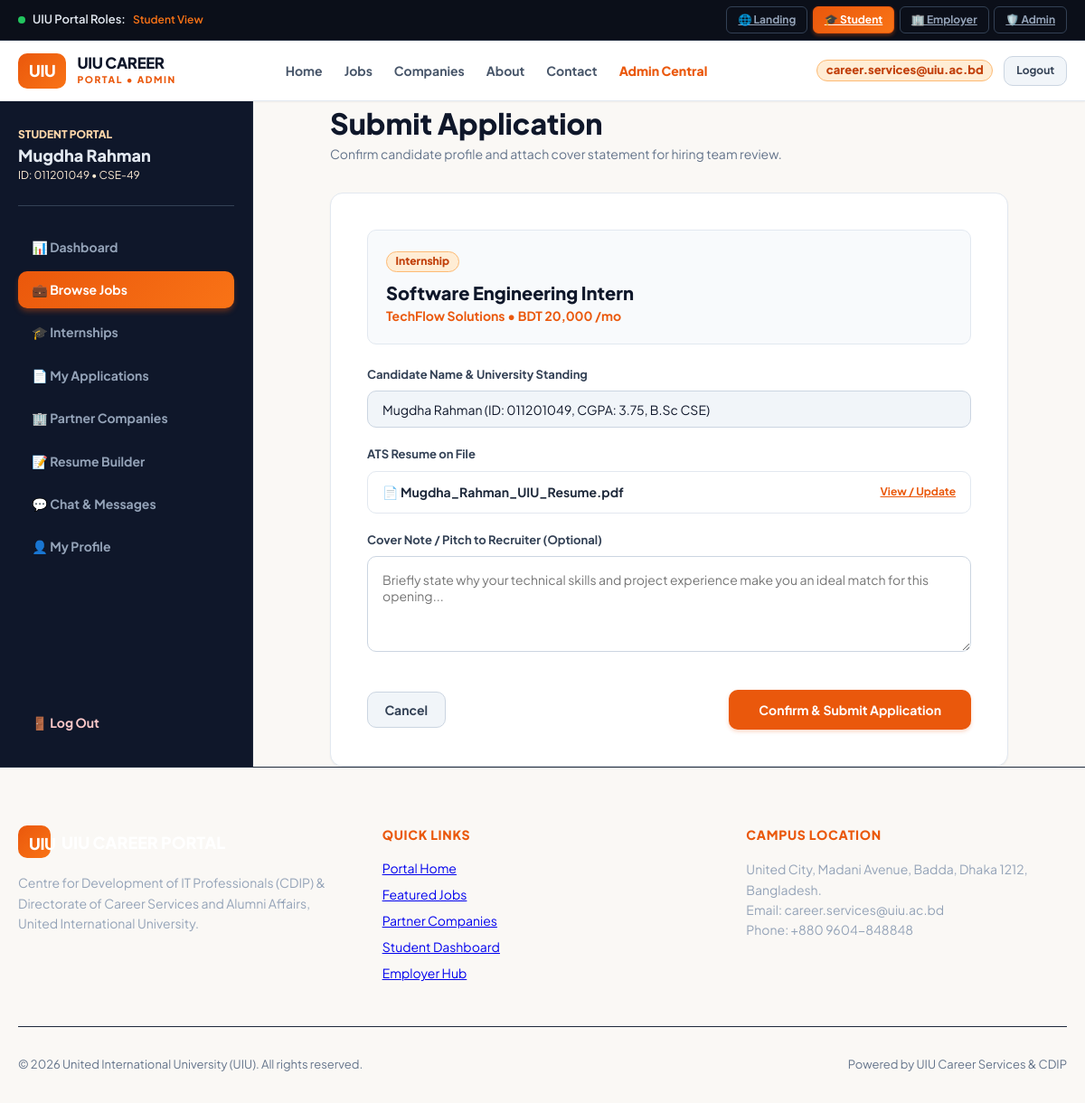
/student/apply.php (signed in), run on the app's committed database.
### tables this page shows
CREATE TABLE `jobs` (
  `id` INT AUTO_INCREMENT PRIMARY KEY,
  `company_id` INT NOT NULL,
  `title` VARCHAR(200) NOT NULL,
  `department` VARCHAR(50) NOT NULL DEFAULT 'CSE',
  `type` ENUM('Full-time', 'Internship', 'Contract', 'Part-time') NOT NULL DEFAULT 'Full-time',
  `workplace` ENUM('On-site', 'Remote', 'Hybrid') NOT NULL DEFAULT 'Hybrid',
  `location` VARCHAR(150) NOT NULL DEFAULT 'Dhaka, Bangladesh',
  `salary` VARCHAR(100) NOT NULL,
  `stipend_numeric` INT NOT NULL DEFAULT 0,
  `deadline` DATE NOT NULL,
  `skills` TEXT NOT NULL,
  `description` TEXT NOT NULL,
  `requirements` TEXT NOT NULL,
  `responsibilities` TEXT NOT NULL,
  `status` ENUM('Approved', 'Pending', 'Rejected') NOT NULL DEFAULT 'Approved',
  `featured` TINYINT(1) DEFAULT 0,
  `applicants_count` INT DEFAULT 0,
  `created_at` TIMESTAMP DEFAULT CURRENT_TIMESTAMP,
  FOREIGN KEY (`company_id`) REFERENCES `companies`(`id`) ON DELETE CASCADE
);

CREATE TABLE `companies` (
  `id` INT AUTO_INCREMENT PRIMARY KEY,
  `user_id` INT NULL UNIQUE,
  `name` VARCHAR(150) NOT NULL,
  `sector` VARCHAR(100) NOT NULL,
  `industry` VARCHAR(100) NOT NULL,
  `location` VARCHAR(150) NOT NULL,
  `website` VARCHAR(255) NOT NULL,
  `email` VARCHAR(150) NOT NULL,
  `phone` VARCHAR(50) NOT NULL,
  `description` TEXT,
  `verified` TINYINT(1) DEFAULT 0,
  `status` ENUM('Verified', 'Pending', 'Rejected') DEFAULT 'Pending',
  `health_score` INT DEFAULT 90,
  `logo` VARCHAR(255) DEFAULT 'default-company.png',
  `created_at` TIMESTAMP DEFAULT CURRENT_TIMESTAMP
);

### includes/functions.php (called while the page is built, shortened)
<?php
function get_app_root() {
    $script_dir = str_replace('\\', '/', dirname($_SERVER['SCRIPT_NAME'] ?? ''));
    $app_root = preg_replace('#/(student|company|admin|guest|api|includes|config|src)$#i', '', $script_dir);
    if ($app_root === '/' || $app_root === '') {
        return '';
    }
    return rtrim($app_root, '/');
}

### student/apply.php (the view, shortened to what this page needs)
<?php
require_once __DIR__ . '/../includes/functions.php';
$job_id = (int)($_GET['id'] ?? $_POST['job_id'] ?? 1);
$pdo = get_db_connection();
$job = null;
$success = '';
if ($pdo && $job_id > 0) {
    $stmt = $pdo->prepare("SELECT j.*, c.name as company_name FROM jobs j JOIN companies c ON j.company_id = c.id WHERE j.id = ?");
    $stmt->execute([$job_id]);
    $job = $stmt->fetch();
}
require_once __DIR__ . '/../includes/header.php';
require_once __DIR__ . '/../includes/navbar.php';
?>
<div class="portal-layout">
  <aside class="portal-sidebar">
    <div>
      <div class="sidebar-brand">
        <div style="font-size: 0.75rem; text-transform: uppercase; font-weight: 800; color: #fed7aa;">Student Portal</div>
        <div style="font-size: 1.125rem; font-weight: 900;">Mugdha Rahman</div>
        <div style="font-size: 0.75rem; color: #ffedd5;">ID: 011201049 • CSE-49</div>
      </div>
      <ul class="sidebar-menu">
        <li><a href="<?= $app_root ?>/student/dashboard.php" class="sidebar-link">📊 Dashboard</a></li>
        <li><a href="<?= $app_root ?>/student/jobs.php" class="sidebar-link active">💼 Browse Jobs</a></li>
        <li><a href="<?= $app_root ?>/student/internships.php" class="sidebar-link">🎓 Internships</a></li>
        <li><a href="<?= $app_root ?>/student/applications.php" class="sidebar-link">📄 My Applications</a></li>
        <li><a href="<?= $app_root ?>/student/companies.php" class="sidebar-link">🏢 Partner Companies</a></li>
        <li><a href="<?= $app_root ?>/student/resume.php" class="sidebar-link">📝 Resume Builder</a></li>
        <li><a href="<?= $app_root ?>/student/chat.php" class="sidebar-link">💬 Chat & Messages</a></li>
        <li><a href="<?= $app_root ?>/student/profile.php" class="sidebar-link">👤 My Profile</a></li>
      </ul>
    </div>
    <div>
      <a href="<?= $app_root ?>/logout.php" class="sidebar-link" style="color: #fecaca;">🚪 Log Out</a>
    </div>
  </aside>
  <main class="portal-content">
    <div style="max-width: 750px; margin: 0 auto;">
      <div style="margin-bottom: 2rem;">
        <h1 style="font-size: 2rem; font-weight: 900; color: var(--slate-900);">Submit Application</h1>
        <p style="color: var(--slate-500); font-size: 0.875rem;">Confirm candidate profile and attach cover statement for hiring team review.</p>
      </div>
      <?php if (empty($success)): ?>
        <div class="job-card" style="padding: 2.5rem;">
          <div style="background-color: var(--slate-50); border: 1px solid var(--slate-200); border-radius: var(--radius-md); padding: 1.25rem; margin-bottom: 1.5rem;">
            <span class="badge badge-orange"><?= htmlspecialchars($job['type']) ?></span>
            <h3 style="font-size: 1.25rem; font-weight: 900; margin-top: 0.5rem; color: var(--slate-900);"><?= htmlspecialchars($job['title']) ?></h3>
            <p style="color: var(--primary); font-weight: 700; font-size: 0.875rem;"><?= htmlspecialchars($job['company_name']) ?> • <?= htmlspecialchars($job['salary']) ?></p>
          </div>
          <form method="POST" action="apply.php" style="display: flex; flex-direction: column; gap: 1.25rem;">
            <div>
              <label style="display: block; font-size: 0.8125rem; font-weight: 700; color: var(--slate-700); margin-bottom: 0.5rem;">
                Candidate Name & University Standing
              </label>
              <input type="text" readonly value="Mugdha Rahman (ID: 011201049, CGPA: 3.75, B.Sc CSE)" class="search-input" style="padding-left: 1rem; background-color: var(--slate-100);">
            </div>
            <div>
              <label style="display: block; font-size: 0.8125rem; font-weight: 700; color: var(--slate-700); margin-bottom: 0.5rem;">
                ATS Resume on File
              </label>
              <div style="display: flex; align-items: center; justify-content: space-between; padding: 0.75rem 1rem; border: 1px solid var(--slate-200); border-radius: var(--radius-md); background: #ffffff;">
                <span style="font-size: 0.875rem; font-weight: 700; color: var(--slate-800);">📄 Mugdha_Rahman_UIU_Resume.pdf</span>
                <a href="<?= $app_root ?>/student/resume.php" style="color: var(--primary); font-size: 0.75rem; font-weight: 700; text-decoration: underline;">View / Update</a>
              </div>
            </div>
            <div>
              <label style="display: block; font-size: 0.8125rem; font-weight: 700; color: var(--slate-700); margin-bottom: 0.5rem;">
                Cover Note / Pitch to Recruiter (Optional)
              </label>
              <textarea name="cover_note" rows="4" class="search-input" style="padding: 1rem; width: 100%; height: auto;" placeholder="Briefly state why your technical skills and project experience make you an ideal match for this opening..."></textarea>
            </div>
            <div style="display: flex; justify-content: space-between; align-items: center; margin-top: 1rem;">
              <a href="<?= $app_root ?>/student/job_details.php?id=<?= $job['id'] ?>" class="btn btn-secondary">
                Cancel
              </a>
              <button type="submit" name="confirm_apply" class="btn btn-primary" style="padding: 0.75rem 2rem;">
                Confirm & Submit Application
              </button>
            </div>
          </form>
        </div>
      <?php endif; ?>
    </div>
  </main>
</div>
<?php require_once __DIR__ . '/../includes/footer.php'; ?>

### src/css/style.css (style rules this page uses)
:root { --primary: #ea580c; --primary-hover: #c2410c; --primary-light: #fff7ed; --primary-border: #fed7aa; --secondary: #0f172a; --secondary-light: #1e293b; --slate-50: #f8fafc; --slate-100: #f1f5f9; --slate-200: #e2e8f0; --slate-300: #cbd5e1; --slate-400: #94a3b8; --slate-500: #64748b; --slate-600: #475569; --slate-700: #334155; --slate-800: #1e293b; --slate-900: #0f172a; --success: #10b981; --success-bg: #ecfdf5; --warning: #f59e0b; --warning-bg: #fffbeb; --danger: #ef4444; --danger-bg: #fef2f2; --info: #3b82f6; --info-bg: #eff6ff; --radius-sm: 6px; --radius-md: 10px; --radius-lg: 14px; --radius-xl: 20px; --shadow-sm: 0 1px 2px 0 rgb(0 0 0 / 0.05); --shadow-md: 0 4px 6px -1px rgb(0 0 0 / 0.1), 0 2px 4px -2px rgb(0 0 0 / 0.1); --shadow-lg: 0 10px 15px -3px rgb(0 0 0 / 0.1), 0 4px 6px -4px rgb(0 0 0 / 0.1); --shadow-xl: 0 20px 25px -5px rgb(0 0 0 / 0.1), 0 8px 10px -6px rgb(0 0 0 / 0.1); }
* { box-sizing: border-box; margin: 0; padding: 0; }
body { font-family: 'Plus Jakarta Sans', system-ui, -apple-system, BlinkMacSystemFont, "Segoe UI", Roboto, sans-serif; color: var(--slate-900); background-color: #faf8f5; line-height: 1.5; -webkit-font-smoothing: antialiased; }
.btn { display: inline-flex; align-items: center; justify-content: center; gap: 0.4rem; padding: 0.55rem 1.15rem; border-radius: var(--radius-md); font-size: 0.875rem; font-weight: 700; cursor: pointer; transition: all 0.18s ease; border: 1px solid transparent; text-decoration: none; font-family: inherit; }
.btn-primary { background-color: var(--primary); color: #ffffff; box-shadow: 0 2px 4px rgba(234, 88, 12, 0.25); }
.btn-secondary { background-color: var(--slate-100); color: var(--slate-700); border-color: var(--slate-300); }
.badge { display: inline-flex; align-items: center; padding: 0.2rem 0.6rem; border-radius: 9999px; font-size: 0.75rem; font-weight: 800; line-height: 1.2; }
.badge-orange { background-color: #ffedd5; color: #c2410c; border: 1px solid #fdba74; }
.search-input { width: 100%; padding: 0.65rem 1rem; border-radius: var(--radius-md); border: 1px solid var(--slate-300); font-size: 0.875rem; font-family: inherit; background-color: #ffffff; color: var(--slate-900); outline: none; transition: border-color 0.15s ease; }
.job-card { background: #ffffff; border-radius: var(--radius-lg); border: 1px solid var(--slate-200); padding: 1.5rem; box-shadow: var(--shadow-sm); display: flex; flex-direction: column; justify-content: space-between; transition: transform 0.2s ease, box-shadow 0.2s ease, border-color 0.2s ease; }
.portal-layout { display: grid; grid-template-columns: 280px 1fr; min-height: calc(100vh - 85px); }
.portal-sidebar { background: #0f172a; color: #e2e8f0; padding: 1.75rem 1.25rem; border-right: 1px solid #1e293b; display: flex; flex-direction: column; justify-content: space-between; }
.sidebar-brand { padding-bottom: 1.5rem; border-bottom: 1px solid #334155; margin-bottom: 1.5rem; }
.sidebar-menu { list-style: none; display: flex; flex-direction: column; gap: 0.35rem; }
.sidebar-link { display: flex; align-items: center; gap: 0.75rem; padding: 0.65rem 0.95rem; color: #94a3b8; text-decoration: none; border-radius: var(--radius-md); font-weight: 700; font-size: 0.875rem; transition: all 0.15s ease; cursor: pointer; }
.sidebar-link.active { color: #ffffff; background: linear-gradient(135deg, #ea580c, #f97316); box-shadow: 0 4px 6px -1px rgba(234, 88, 12, 0.4); }

### data on the page
jobs: type "Internship", title "Software Engineering Intern", company.name "TechFlow Solutions", salary "BDT 20,000 /mo"

### other printed values
$active_role_section "Student"
$current_role "ADMIN"
$user['name'] "career.services@uiu.ac.bd"
